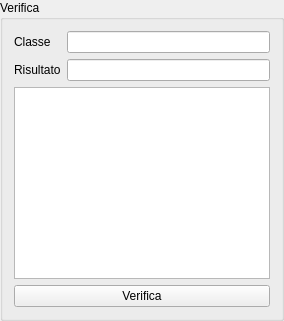
                   <widget class="QGroupBox" name="resultVerifyGBox">
                    <property name="title">
                     <string>Verifica</string>
                    </property>
                    <layout class="QVBoxLayout" name="verticalLayout_5">
                     <item>
                      <layout class="QGridLayout" name="gridLayout_8">
                       <item row="0" column="0">
                        <widget class="QLabelRichName" name="ClassULSLabel">
                         <property name="text">
                          <string>&lt;!DOCTYPE HTML PUBLIC &quot;-//W3C//DTD HTML 4.0//EN&quot; &quot;http://www.w3.org/TR/REC-html40/strict.dtd&quot;&gt;
&lt;html&gt;&lt;head&gt;&lt;meta name=&quot;qrichtext&quot; content=&quot;1&quot; /&gt;&lt;/head&gt;
&lt;body&gt;
Classe
&lt;/body&gt;
&lt;/html&gt;</string>
                         </property>
                        </widget>
                       </item>
                       <item row="0" column="1">
                        <widget class="QLineEditValue" name="ClassULSLEdit">
                         <property name="readOnly">
                          <bool>true</bool>
                         </property>
                        </widget>
                       </item>
                       <item row="1" column="0">
                        <widget class="QLabelRichName" name="resultSdULSLabel">
                         <property name="text">
                          <string>&lt;!DOCTYPE HTML PUBLIC &quot;-//W3C//DTD HTML 4.0//EN&quot; &quot;http://www.w3.org/TR/REC-html40/strict.dtd&quot;&gt;
&lt;html&gt;&lt;head&gt;&lt;meta name=&quot;qrichtext&quot; content=&quot;1&quot; /&gt;&lt;/head&gt;
&lt;body&gt;
Risultato
&lt;/body&gt;
&lt;/html&gt;</string>
                         </property>
                        </widget>
                       </item>
                       <item row="1" column="1">
                        <widget class="QLineEditValue" name="resultSdULSLEdit">
                         <property name="readOnly">
                          <bool>true</bool>
                         </property>
                        </widget>
                       </item>
                      </layout>
                     </item>
                     <item>
                      <widget class="QTextBrowser" name="messagesSdULSTBrowser"/>
                     </item>
                     <item>
                      <widget class="QPushButton" name="verifyPushButton">
                       <property name="text">
                        <string>Verifica</string>
                       </property>
                      </widget>
                     </item>
                    </layout>
                   </widget>
